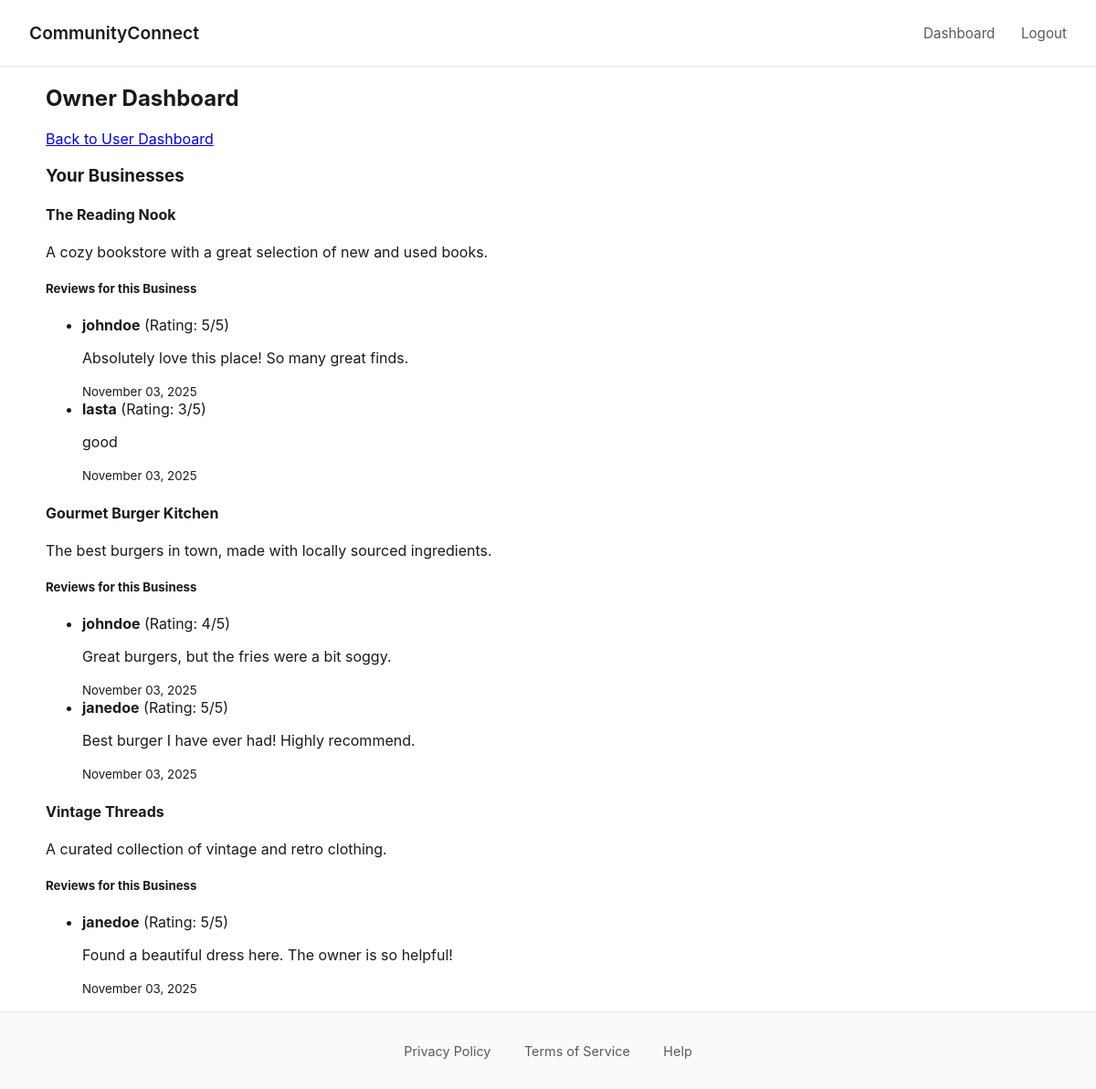
Page /owner/dashboard/ (signed in) on the committed database.
### fyp/models.py (models this page shows)
class Business(models.Model):
    name = models.CharField(max_length=255)
    description = models.TextField()
    category = models.CharField(max_length=100)
    owner = models.ForeignKey(User, on_delete=models.CASCADE)

class Review(models.Model):
    business = models.ForeignKey(Business, on_delete=models.CASCADE, related_name='reviews')
    user = models.ForeignKey(User, on_delete=models.CASCADE)
    rating = models.IntegerField(validators=[MinValueValidator(1), MaxValueValidator(5)])
    comment = models.TextField()
    created_at = models.DateTimeField(auto_now_add=True)
    class Meta:
        unique_together = ('business', 'user')

### fyp/views.py (the view)
# urls.py: path('owner/dashboard/', views.owner_dashboard_view, name='owner_dashboard'),
@login_required
def owner_dashboard_view(request):
    businesses = Business.objects.filter(owner=request.user)
    context = {
        'businesses': businesses
    }
    return render(request, 'fyp/owner_dashboard.html', context)

### fyp/templates/fyp/owner_dashboard.html (shortened to what this page needs)
{% extends 'fyp/base.html' %}
{% block content %}
<div class="d-flex justify-content-between align-items-center my-4">
    <h2>Owner Dashboard</h2>
    <a href="{% url 'dashboard' %}" class="btn btn-secondary">Back to User Dashboard</a>
</div>
<h3>Your Businesses</h3>
{% if businesses %}
    {% for business in businesses %}
        <div class="card mb-4">
            <div class="card-header">
                <h4 class="mb-0">{{ business.name }}</h4>
            </div>
            <div class="card-body">
                <p>{{ business.description }}</p>
                <h5 class="mt-4">Reviews for this Business</h5>
                {% with business.reviews.all as reviews %}
                    {% if reviews %}
                        <ul class="list-group">
                            {% for review in reviews %}
                                <li class="list-group-item">
                                    <strong>{{ review.user.username }}</strong> (Rating: {{ review.rating }}/5)
                                    <p class="mb-1">{{ review.comment }}</p>
                                    <small class="text-muted">{{ review.created_at|date:"F d, Y" }}</small>
                                </li>
                            {% endfor %}
                        </ul>
                    {% else %}
                        <div class="alert alert-info" role="alert">
                            This business has no reviews yet.
                        </div>
                    {% endif %}
                {% endwith %}
            </div>
        </div>
    {% endfor %}
{% else %}
    <div class="alert alert-info" role="alert">
        You have not registered any businesses yet. <a href="{% url 'add_business' %}" class="alert-link">Add one now</a>.
    </div>
{% endif %}
{% endblock %}

### fyp/static/fyp/wireframe.css (style rules this page uses)
body { font-family: -apple-system, BlinkMacSystemFont, "Segoe UI", Roboto, "Helvetica Neue", Arial, sans-serif; background-color: #ffffff; color: #1a1a1a; margin: 0; display: flex; flex-direction: column; min-height: 100vh; }

### rows in the picture
Business: name "The Reading Nook", description "A cozy bookstore with a great selection of new and used books."
Review: user.username "johndoe", rating "5", comment "Absolutely love this place! So many great finds.", created_at "November 03, 2025"
Review: user.username "lasta", rating "3", comment "good", created_at "November 03, 2025"
Business: name "Gourmet Burger Kitchen", description "The best burgers in town, made with locally sourced ingredients."
Review: user.username "johndoe", rating "4", comment "Great burgers, but the fries were a bit soggy.", created_at "November 03, 2025"
Review: user.username "janedoe", rating "5", comment "Best burger I have ever had! Highly recommend.", created_at "November 03, 2025"
Business: name "Vintage Threads", description "A curated collection of vintage and retro clothing."
Review: user.username "janedoe", rating "5", comment "Found a beautiful dress here. The owner is so helpful!", created_at "November 03, 2025"
